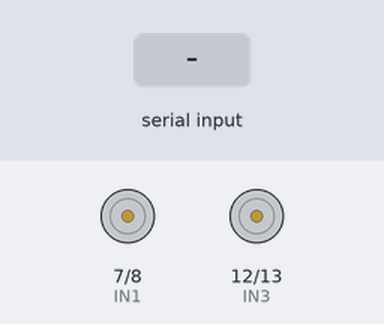
The sketch below on a simulated Arduino Uno, built with avr-gcc and run on an emulated ATmega328P. Parts: motor-driver pin pairs drawn as motors (green arrow = first pin HIGH = forward, orange = second pin HIGH = backward, longer = more drive, scaled by the enable pin). The test bench sets the inputs (shaded band). What the sketch prints to the serial monitor is not drawn.

Above: at 1.2 s.
1.3 s: "l" received over the second serial link
At 1.7 s:
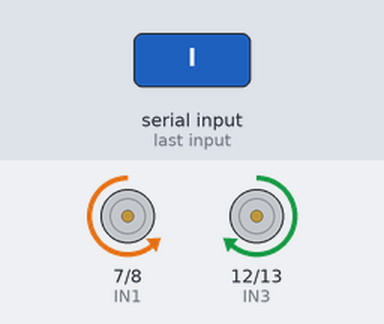
2.8 s: "R" received over the second serial link
At 4.0 s:
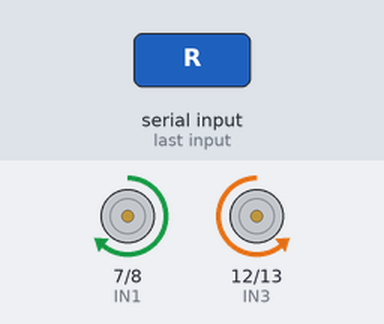
4.3 s: "F90\n" received over the second serial link
At 5.2 s:
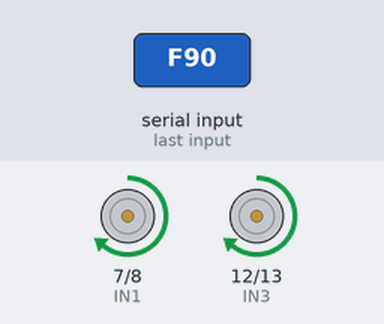
5.8 s: "r" received over the second serial link
At 6.3 s:
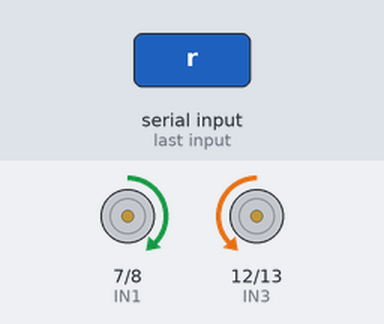
7.3 s: "F,45\n" received over the second serial link
At 8.5 s:
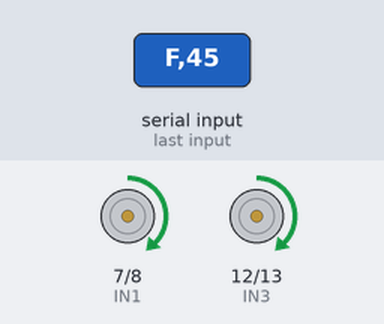
8.8 s: "B90\n" received over the second serial link
At 9.8 s:
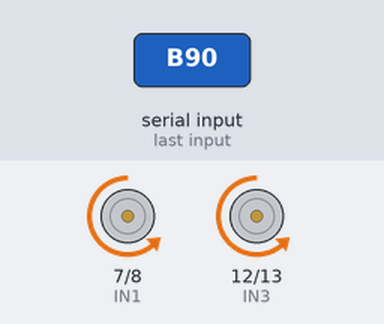
Timing chart, 0 to 11.3 s (numbered marks = the images above; inputs shaded):
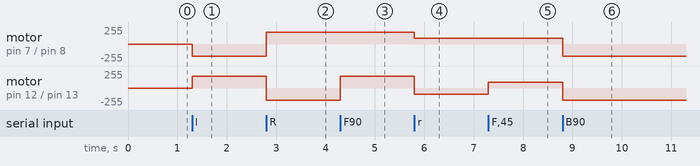

Measured:
- after the input at 1.3 s, motor on pin 7 (IN1) / pin 8 (IN2): stopped → backward 180/255 at once; motor on pin 12 (IN3) / pin 13 (IN4): stopped → forward 180/255 at once
- after the input at 2.8 s, motor on pin 7 (IN1) / pin 8 (IN2): backward 180/255 → forward 180/255 at once; motor on pin 12 (IN3) / pin 13 (IN4): forward 180/255 → backward 180/255 at once
- after the input at 4.3 s, motor on pin 12 (IN3) / pin 13 (IN4): backward 180/255 → forward 180/255 at once
- after the input at 5.8 s, motor on pin 7 (IN1) / pin 8 (IN2): forward 180/255 → forward 90/255 at once; motor on pin 12 (IN3) / pin 13 (IN4): forward 180/255 → backward 90/255 at once
- after the input at 7.3 s, motor on pin 12 (IN3) / pin 13 (IN4): backward 90/255 → forward 90/255 at once
- after the input at 8.8 s, motor on pin 7 (IN1) / pin 8 (IN2), motor on pin 12 (IN3) / pin 13 (IN4): forward 90/255 → backward 181/255 at once

The sketch:

bluetooth_car.ino
```cpp
/*
  TechSquad Bluetooth Control Car - Arduino UNO R3
  Parts: L298N driver, HC-05 Bluetooth module, 4WD chassis

  Pair your phone with the HC-05 (name "HC-05", PIN 1234 or 0000), open a
  "Serial Bluetooth Terminal" app (or any Bluetooth RC car app) and send one letter:
    F = forward   B = backward   L = left   R = right   S = stop
    0..9 = speed (0 slowest, 9 fastest)     q = full speed

  HC-05 wiring (IMPORTANT):
    HC-05 VCC -> Uno 5V      HC-05 GND -> Uno GND
    HC-05 TXD -> Uno pin 2
    HC-05 RXD <- Uno pin 3 through a voltage divider: pin 3 - 1k - HC-05 RXD - 2k - GND
    (the HC-05 data pin is 3.3V, the Uno sends 5V)
*/

#include <SoftwareSerial.h>

// ---------- Pins ----------
const int ENA = 5;      // left motors speed (PWM) - remove the ENA jumper on the L298N
const int IN1 = 7;
const int IN2 = 8;
const int IN3 = 12;
const int IN4 = 13;
const int ENB = 6;      // right motors speed (PWM) - remove the ENB jumper on the L298N
const int BT_RX = 2;    // Uno receives here (from HC-05 TXD)
const int BT_TX = 3;    // Uno sends here (to HC-05 RXD via divider)

SoftwareSerial bt(BT_RX, BT_TX);
int speedValue = 180;   // 0-255

// leftSpeed / rightSpeed: -255..255 (negative = reverse)
void drive(int leftSpeed, int rightSpeed) {
  digitalWrite(IN1, leftSpeed > 0);
  digitalWrite(IN2, leftSpeed < 0);
  digitalWrite(IN3, rightSpeed > 0);
  digitalWrite(IN4, rightSpeed < 0);
  analogWrite(ENA, abs(leftSpeed));
  analogWrite(ENB, abs(rightSpeed));
}

void setup() {
  pinMode(IN1, OUTPUT);
  pinMode(IN2, OUTPUT);
  pinMode(IN3, OUTPUT);
  pinMode(IN4, OUTPUT);
  pinMode(ENA, OUTPUT);
  pinMode(ENB, OUTPUT);
  drive(0, 0);

  Serial.begin(9600);
  bt.begin(9600);          // default HC-05 data speed
  Serial.println("Bluetooth car ready");
}

void loop() {
  if (bt.available()) {
    char c = bt.read();
    switch (c) {
      case 'F': case 'f': drive(speedValue, speedValue); break;
      case 'B': case 'b': drive(-speedValue, -speedValue); break;
      case 'L': case 'l': drive(-speedValue, speedValue); break;   // spin left
      case 'R': case 'r': drive(speedValue, -speedValue); break;   // spin right
      case 'S': case 's': drive(0, 0); break;
      case 'q': speedValue = 255; break;
      default:
        if (c >= '0' && c <= '9') {
          speedValue = map(c - '0', 0, 9, 90, 255);
        }
        break;
    }
  }
}
```
